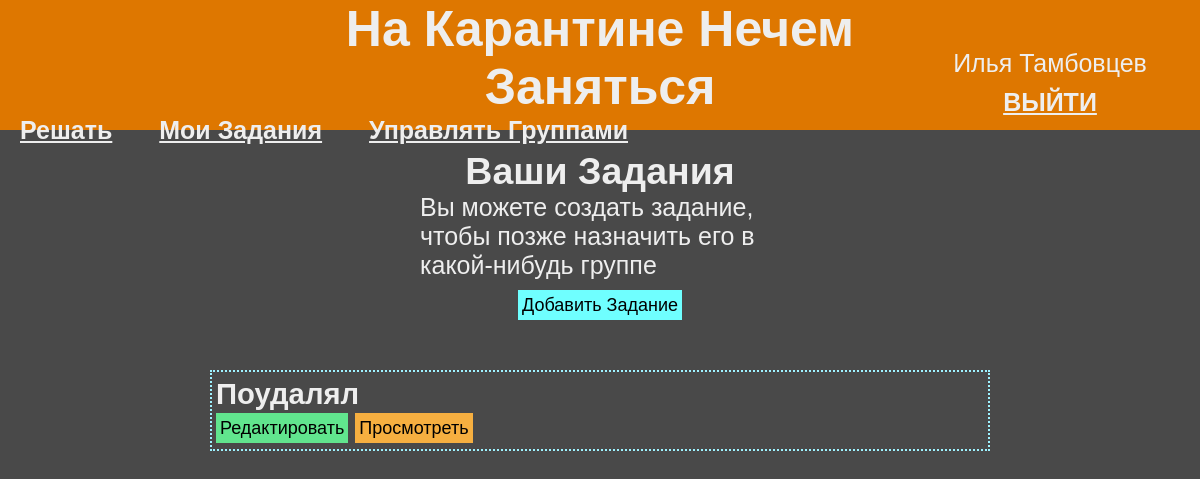
/usertasks (signed in), run on an earlier commit of the app's database.
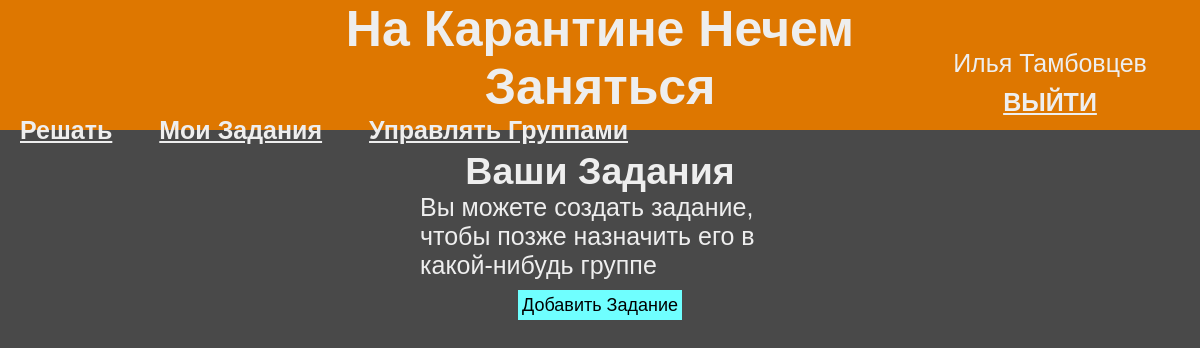
And on a later commit of the database.
### data/task.py (models this page shows)
class Task(SqlAlchemyBase, SerializerMixin):
    __tablename__ = "tasks"
    id = sa.Column(sa.Integer,
                   primary_key=True,
                   autoincrement=True)
    name = sa.Column(sa.String, default="Задание Без Названия")
    created_time = sa.Column(sa.DateTime,
                             default=datetime.datetime.now)
    description = sa.Column(sa.String, default="""Описания нет :-( <br/>
                                                  Должно быть вы знаете, что делать""")
    user_id = sa.Column(sa.Integer, sa.ForeignKey("users.id"))
    deadlines = sa.orm.relationship("Deadline",
                                    backref="task",
                                    lazy="subquery")
    problems = sa.orm.relationship("Problem",
                                    backref="task",
                                    lazy="subquery")
    def get_related_attrs(self):
        return None
    def get_non_related_attrs(self):
        return ("id", "name", "created_time", "user_id")

### main.py (the view)
@app.route("/usertasks", methods=["GET"])
def user_tasks():
    tasks = manage_sql.get_related_objects(current_user, "tasks")
    return render_template("usertasks.html", tasks=tasks)

### data/db_session.py (called while the page is built)
def create_session() -> Session:
    global __factory
    return __factory()

### data/user.py (called while the page is built)
    @property
    def full_name(self):
        return " ".join([self.name, self.surname])

### main.py (called while the page is built)
@login_manager.user_loader
def load_user(user_id):
    sql = db.create_session()
    return sql.query(db.User).get(user_id)

### manage_sql.py (called while the page is built)
def get_related_objects(obj, attr):
    if hasattr(obj, attr):
        return list(map(get_object_data, getattr(obj, attr)))

def get_object_data(obj):
    non_related_fields = obj.to_dict(only=obj.get_non_related_attrs())
    if obj.get_related_attrs():
        related_fields = {rel: get_related_ids(obj, rel)
                          for rel in obj.get_related_attrs()}
    else:
        related_fields = dict()
    data = {**non_related_fields, **related_fields}  # их сумма
    return data

### templates/usertasks.html (shortened to what this page needs)
{% extends "/j2/base.j2" %}
{% block head %}
<link rel="stylesheet" type="text/css" href="/static/css/taskNgroup.css">
{% endblock %}
{% block body_content %}
	<div class="container">
		<div class="beginPage">
			<h2>Ваши Задания</h2>
			<p class="help">Вы можете создать задание, чтобы позже назначить его в какой-нибудь группе</p>
			<button class="itemBtn" onclick="location.href = '/newtask'">Добавить Задание</button>
		</div>
	</div>
	<div class="container">
		{% if tasks is not none %}
			{% for item in tasks %}
				<div class="item">
					{% set id=item['id'] %}
					<h3>{{ item["name"] }}</h3>
					<div>
						<button class="itemBtn" style="background-color: #61e58e" onclick="location.href='/task/{{ item['id'] }}'">Редактировать</button>
						<button class="itemBtn" style="background-color: #f6af40" onclick="location.href='/correct/{{ item['id'] }}'">Просмотреть</button>
					</div>
				</div>
			{% endfor %}
		{% else %}
			<h5 class="listEmpty">Заданий нет</h5>
		{% endif %}
	</div>
{% endblock %}

What changed in the data, as far as the page shows it:
removed Task: name "Поудалял"
